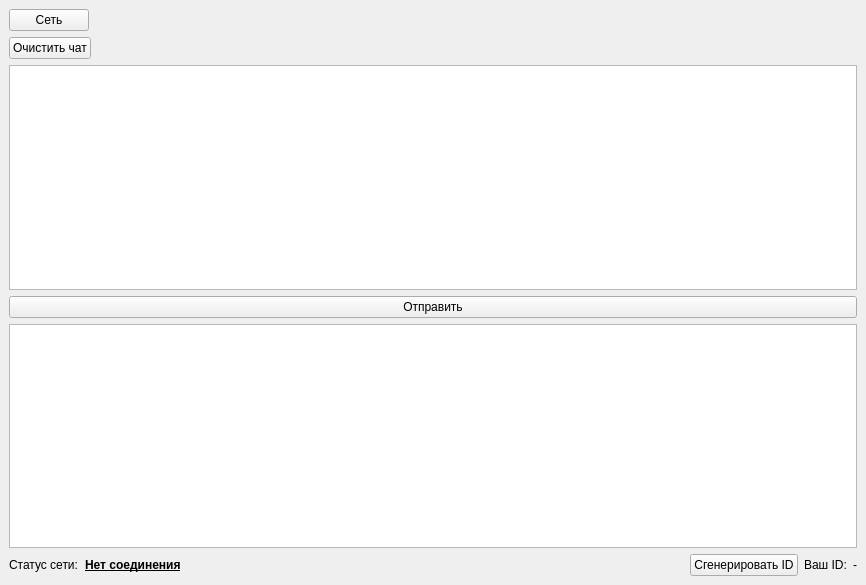
<?xml version="1.0" encoding="UTF-8"?>
<ui version="4.0">
 <class>MainWindow</class>
 <widget class="QMainWindow" name="MainWindow">
  <property name="geometry">
   <rect>
    <x>0</x>
    <y>0</y>
    <width>866</width>
    <height>585</height>
   </rect>
  </property>
  <property name="minimumSize">
   <size>
    <width>646</width>
    <height>254</height>
   </size>
  </property>
  <property name="windowTitle">
   <string>MainWindow</string>
  </property>
  <widget class="QWidget" name="centralwidget">
   <layout class="QVBoxLayout" name="verticalLayout_2">
    <item>
     <layout class="QHBoxLayout" name="horizontalLayout_5">
      <item>
       <widget class="QPushButton" name="network">
        <property name="text">
         <string>Сеть</string>
        </property>
       </widget>
      </item>
      <item>
       <spacer name="horizontalSpacer">
        <property name="orientation">
         <enum>Qt::Horizontal</enum>
        </property>
        <property name="sizeHint" stdset="0">
         <size>
          <width>40</width>
          <height>20</height>
         </size>
        </property>
       </spacer>
      </item>
     </layout>
    </item>
    <item>
     <layout class="QHBoxLayout" name="horizontalLayout">
      <item>
       <layout class="QVBoxLayout" name="verticalLayout">
        <item>
         <layout class="QHBoxLayout" name="horizontalLayout_2">
          <item>
           <widget class="QPushButton" name="clearChat">
            <property name="text">
             <string>Очистить чат</string>
            </property>
           </widget>
          </item>
          <item>
           <spacer name="horizontalSpacer_3">
            <property name="orientation">
             <enum>Qt::Horizontal</enum>
            </property>
            <property name="sizeHint" stdset="0">
             <size>
              <width>40</width>
              <height>20</height>
             </size>
            </property>
           </spacer>
          </item>
         </layout>
        </item>
        <item>
         <widget class="QTextBrowser" name="textBrowser">
          <property name="enabled">
           <bool>true</bool>
          </property>
         </widget>
        </item>
        <item>
         <layout class="QHBoxLayout" name="horizontalLayout_7">
          <item>
           <widget class="QPushButton" name="send">
            <property name="text">
             <string>Отправить</string>
            </property>
           </widget>
          </item>
         </layout>
        </item>
        <item>
         <widget class="QTextEdit" name="textSend"/>
        </item>
       </layout>
      </item>
     </layout>
    </item>
    <item>
     <layout class="QHBoxLayout" name="horizontalLayout_6">
      <item>
       <widget class="QLabel" name="label_3">
        <property name="text">
         <string>Статус сети:</string>
        </property>
       </widget>
      </item>
      <item>
       <widget class="QLabel" name="networkStatus">
        <property name="font">
         <font>
          <weight>75</weight>
          <bold>true</bold>
          <underline>true</underline>
         </font>
        </property>
        <property name="text">
         <string>Нет соединения</string>
        </property>
       </widget>
      </item>
      <item>
       <spacer name="horizontalSpacer_2">
        <property name="orientation">
         <enum>Qt::Horizontal</enum>
        </property>
        <property name="sizeHint" stdset="0">
         <size>
          <width>40</width>
          <height>20</height>
         </size>
        </property>
       </spacer>
      </item>
      <item>
       <widget class="QPushButton" name="newID">
        <property name="text">
         <string>Сгенерировать ID</string>
        </property>
       </widget>
      </item>
      <item>
       <widget class="QLabel" name="label">
        <property name="text">
         <string>Ваш ID:</string>
        </property>
       </widget>
      </item>
      <item>
       <widget class="QLabel" name="myID">
        <property name="text">
         <string>-</string>
        </property>
       </widget>
      </item>
     </layout>
    </item>
   </layout>
  </widget>
 </widget>
 <resources/>
 <connections/>
</ui>
